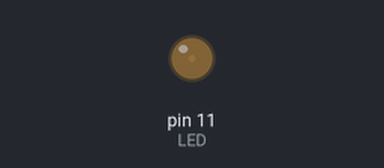
Simulated run of this sketch. Board: Arduino Uno, built with avr-gcc and run on an emulated ATmega328P. Parts: output pins drawn as LEDs (lit = HIGH).

Above: at 0.05 s.
At 1.15 s:
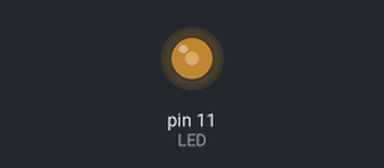
At 2.3 s:
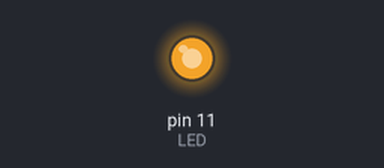
At 4.6 s:
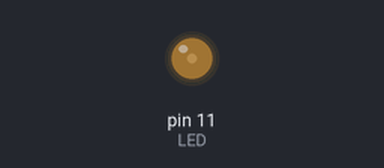
Timing chart, 0 to 6.7 s (numbered marks = the images above):
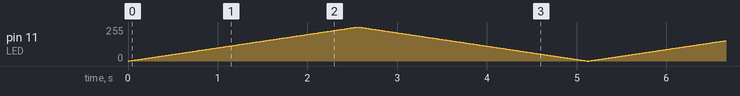

The sketch:

project5.ino
```cpp
#define  LED            11  // Define output pin

int i=0;      //Data type definition
int j=0;

void setup ()   //Function initialization
{

	pinMode(LED,OUTPUT);  //Define output

}


void loop()   //Principal function
{
	for(i=0;i<=255;i++)   //Gradually bright
	{
		analogWrite(LED,i);
		delay (10);
	}
	for(j=255;j>=0;j--)   //Die out
	{
		analogWrite(LED,j);
		delay (10);
	}

}
```
